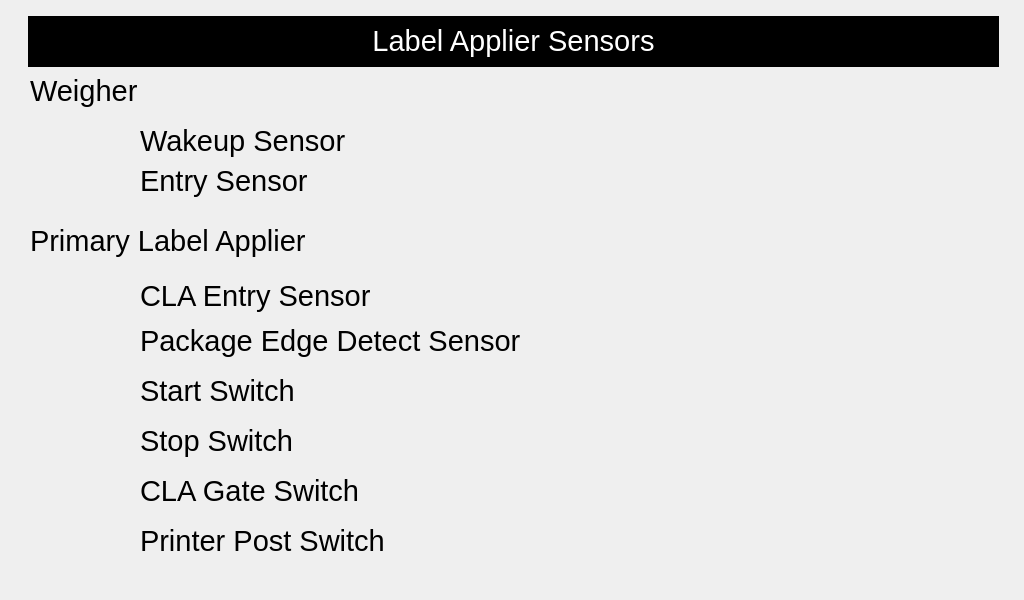
<?xml version="1.0" encoding="UTF-8"?>
<ui version="4.0">
 <class>serviceLabelApplierSensors</class>
 <widget class="QWidget" name="serviceLabelApplierSensors">
  <property name="geometry">
   <rect>
    <x>0</x>
    <y>0</y>
    <width>1024</width>
    <height>600</height>
   </rect>
  </property>
  <property name="font">
   <font>
    <pointsize>22</pointsize>
   </font>
  </property>
  <property name="windowTitle">
   <string>Form</string>
  </property>
  <widget class="QLabel" name="label">
   <property name="geometry">
    <rect>
     <x>28</x>
     <y>16</y>
     <width>971</width>
     <height>51</height>
    </rect>
   </property>
   <property name="font">
    <font>
     <pointsize>22</pointsize>
    </font>
   </property>
   <property name="styleSheet">
    <string notr="true">background-color: rgb(0, 0, 0);
color: rgb(255, 255, 255);</string>
   </property>
   <property name="text">
    <string>&lt;html&gt;&lt;head/&gt;&lt;body&gt;&lt;p&gt;Label Applier Sensors&lt;/p&gt;&lt;/body&gt;&lt;/html&gt;</string>
   </property>
   <property name="alignment">
    <set>Qt::AlignCenter</set>
   </property>
  </widget>
  <widget class="QLabel" name="lblWakeupSensorText">
   <property name="geometry">
    <rect>
     <x>140</x>
     <y>120</y>
     <width>431</width>
     <height>41</height>
    </rect>
   </property>
   <property name="text">
    <string>Wakeup Sensor</string>
   </property>
   <property name="alignment">
    <set>Qt::AlignLeading|Qt::AlignLeft|Qt::AlignVCenter</set>
   </property>
  </widget>
  <widget class="QLabel" name="lblEntrySensorText">
   <property name="geometry">
    <rect>
     <x>140</x>
     <y>160</y>
     <width>441</width>
     <height>41</height>
    </rect>
   </property>
   <property name="text">
    <string>Entry Sensor</string>
   </property>
   <property name="alignment">
    <set>Qt::AlignLeading|Qt::AlignLeft|Qt::AlignVCenter</set>
   </property>
  </widget>
  <widget class="QLabel" name="lblCLAEntrySensorText">
   <property name="geometry">
    <rect>
     <x>140</x>
     <y>270</y>
     <width>431</width>
     <height>51</height>
    </rect>
   </property>
   <property name="text">
    <string>CLA Entry Sensor</string>
   </property>
   <property name="alignment">
    <set>Qt::AlignLeading|Qt::AlignLeft|Qt::AlignVCenter</set>
   </property>
  </widget>
  <widget class="QLabel" name="lblPrimaryLabelApplierText">
   <property name="geometry">
    <rect>
     <x>30</x>
     <y>220</y>
     <width>521</width>
     <height>41</height>
    </rect>
   </property>
   <property name="text">
    <string>Primary Label Applier</string>
   </property>
   <property name="alignment">
    <set>Qt::AlignLeading|Qt::AlignLeft|Qt::AlignVCenter</set>
   </property>
  </widget>
  <widget class="QLabel" name="lblPkgEdgeDetectSensorText">
   <property name="geometry">
    <rect>
     <x>140</x>
     <y>320</y>
     <width>431</width>
     <height>41</height>
    </rect>
   </property>
   <property name="text">
    <string>Package Edge Detect Sensor</string>
   </property>
   <property name="alignment">
    <set>Qt::AlignLeading|Qt::AlignLeft|Qt::AlignVCenter</set>
   </property>
  </widget>
  <widget class="QLabel" name="lblCLAEntrySensor">
   <property name="geometry">
    <rect>
     <x>630</x>
     <y>270</y>
     <width>181</width>
     <height>41</height>
    </rect>
   </property>
   <property name="font">
    <font>
     <pointsize>15</pointsize>
    </font>
   </property>
   <property name="text">
    <string notr="true"/>
   </property>
   <property name="alignment">
    <set>Qt::AlignCenter</set>
   </property>
  </widget>
  <widget class="QLabel" name="lblPkgEdgeDetectSensor">
   <property name="geometry">
    <rect>
     <x>630</x>
     <y>320</y>
     <width>181</width>
     <height>41</height>
    </rect>
   </property>
   <property name="font">
    <font>
     <pointsize>15</pointsize>
    </font>
   </property>
   <property name="text">
    <string notr="true"/>
   </property>
   <property name="alignment">
    <set>Qt::AlignCenter</set>
   </property>
  </widget>
  <widget class="QLabel" name="lblStartSwitchText">
   <property name="geometry">
    <rect>
     <x>140</x>
     <y>370</y>
     <width>431</width>
     <height>41</height>
    </rect>
   </property>
   <property name="text">
    <string>Start Switch</string>
   </property>
   <property name="alignment">
    <set>Qt::AlignLeading|Qt::AlignLeft|Qt::AlignVCenter</set>
   </property>
  </widget>
  <widget class="QLabel" name="lblStopSwitchText">
   <property name="geometry">
    <rect>
     <x>140</x>
     <y>420</y>
     <width>431</width>
     <height>41</height>
    </rect>
   </property>
   <property name="text">
    <string>Stop Switch</string>
   </property>
   <property name="alignment">
    <set>Qt::AlignLeading|Qt::AlignLeft|Qt::AlignVCenter</set>
   </property>
  </widget>
  <widget class="QLabel" name="lblCLAGateSwitchText">
   <property name="geometry">
    <rect>
     <x>140</x>
     <y>470</y>
     <width>431</width>
     <height>41</height>
    </rect>
   </property>
   <property name="text">
    <string>CLA Gate Switch</string>
   </property>
   <property name="alignment">
    <set>Qt::AlignLeading|Qt::AlignLeft|Qt::AlignVCenter</set>
   </property>
  </widget>
  <widget class="QLabel" name="lblPrinterPostSwitchText">
   <property name="geometry">
    <rect>
     <x>140</x>
     <y>520</y>
     <width>431</width>
     <height>41</height>
    </rect>
   </property>
   <property name="text">
    <string>Printer Post Switch</string>
   </property>
   <property name="alignment">
    <set>Qt::AlignLeading|Qt::AlignLeft|Qt::AlignVCenter</set>
   </property>
  </widget>
  <widget class="QLabel" name="lblStartSwitch">
   <property name="geometry">
    <rect>
     <x>630</x>
     <y>370</y>
     <width>181</width>
     <height>41</height>
    </rect>
   </property>
   <property name="font">
    <font>
     <pointsize>15</pointsize>
    </font>
   </property>
   <property name="text">
    <string notr="true"/>
   </property>
   <property name="alignment">
    <set>Qt::AlignCenter</set>
   </property>
  </widget>
  <widget class="QLabel" name="lblStopSwitch">
   <property name="geometry">
    <rect>
     <x>630</x>
     <y>420</y>
     <width>181</width>
     <height>41</height>
    </rect>
   </property>
   <property name="font">
    <font>
     <pointsize>15</pointsize>
    </font>
   </property>
   <property name="text">
    <string notr="true"/>
   </property>
   <property name="alignment">
    <set>Qt::AlignCenter</set>
   </property>
  </widget>
  <widget class="QLabel" name="lblCLAGateSwitch">
   <property name="geometry">
    <rect>
     <x>630</x>
     <y>470</y>
     <width>181</width>
     <height>41</height>
    </rect>
   </property>
   <property name="font">
    <font>
     <pointsize>15</pointsize>
    </font>
   </property>
   <property name="text">
    <string notr="true"/>
   </property>
   <property name="alignment">
    <set>Qt::AlignCenter</set>
   </property>
  </widget>
  <widget class="QLabel" name="lblPrinterPostSwitch">
   <property name="geometry">
    <rect>
     <x>630</x>
     <y>520</y>
     <width>181</width>
     <height>41</height>
    </rect>
   </property>
   <property name="font">
    <font>
     <pointsize>15</pointsize>
    </font>
   </property>
   <property name="text">
    <string notr="true"/>
   </property>
   <property name="alignment">
    <set>Qt::AlignCenter</set>
   </property>
  </widget>
  <widget class="QLabel" name="lblWakeupSensor">
   <property name="geometry">
    <rect>
     <x>630</x>
     <y>120</y>
     <width>181</width>
     <height>41</height>
    </rect>
   </property>
   <property name="font">
    <font>
     <pointsize>15</pointsize>
    </font>
   </property>
   <property name="text">
    <string notr="true"/>
   </property>
   <property name="alignment">
    <set>Qt::AlignCenter</set>
   </property>
  </widget>
  <widget class="QLabel" name="lblEntrySensor">
   <property name="geometry">
    <rect>
     <x>630</x>
     <y>170</y>
     <width>181</width>
     <height>41</height>
    </rect>
   </property>
   <property name="font">
    <font>
     <pointsize>15</pointsize>
    </font>
   </property>
   <property name="text">
    <string notr="true"/>
   </property>
   <property name="alignment">
    <set>Qt::AlignCenter</set>
   </property>
  </widget>
  <widget class="QLabel" name="lblWeigherText">
   <property name="geometry">
    <rect>
     <x>30</x>
     <y>70</y>
     <width>521</width>
     <height>41</height>
    </rect>
   </property>
   <property name="text">
    <string>Weigher</string>
   </property>
   <property name="alignment">
    <set>Qt::AlignLeading|Qt::AlignLeft|Qt::AlignVCenter</set>
   </property>
  </widget>
 </widget>
 <resources/>
 <connections/>
</ui>
